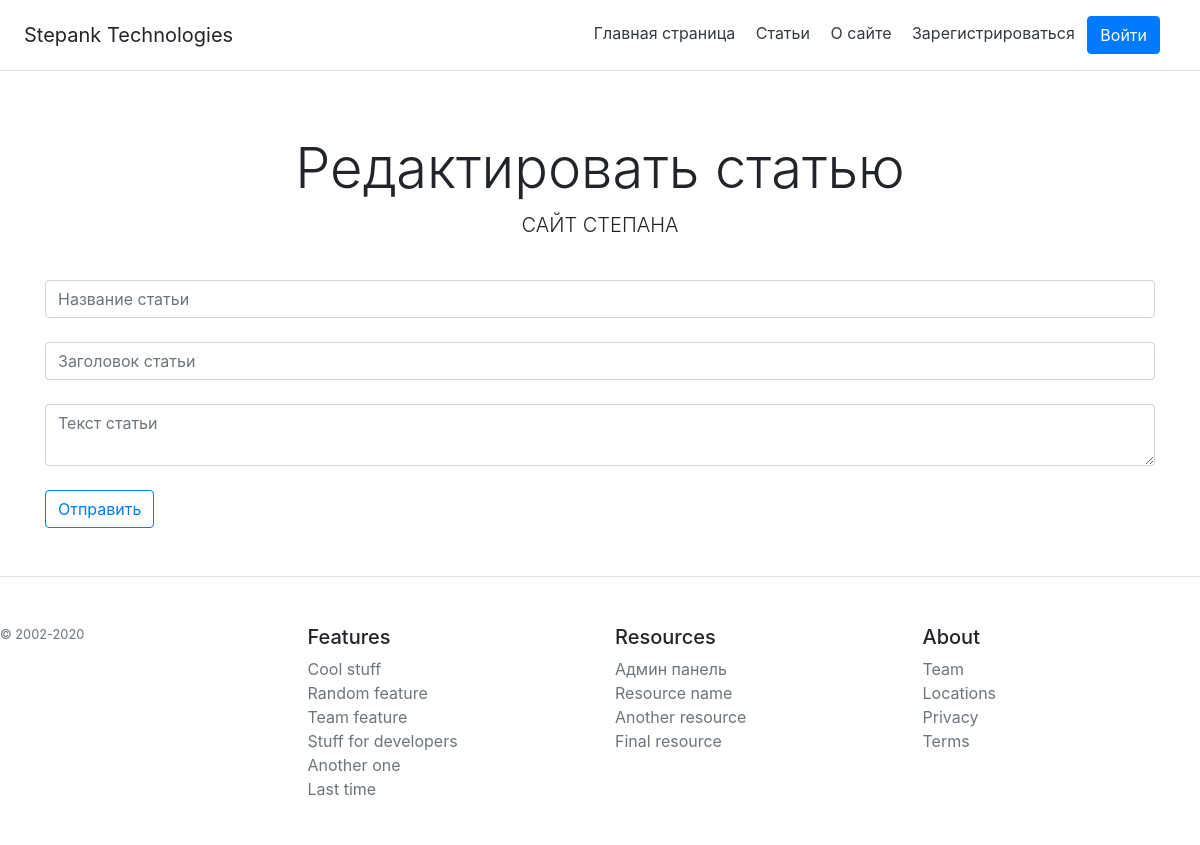
The page /admin/edit_article/6 on the database as committed earlier.
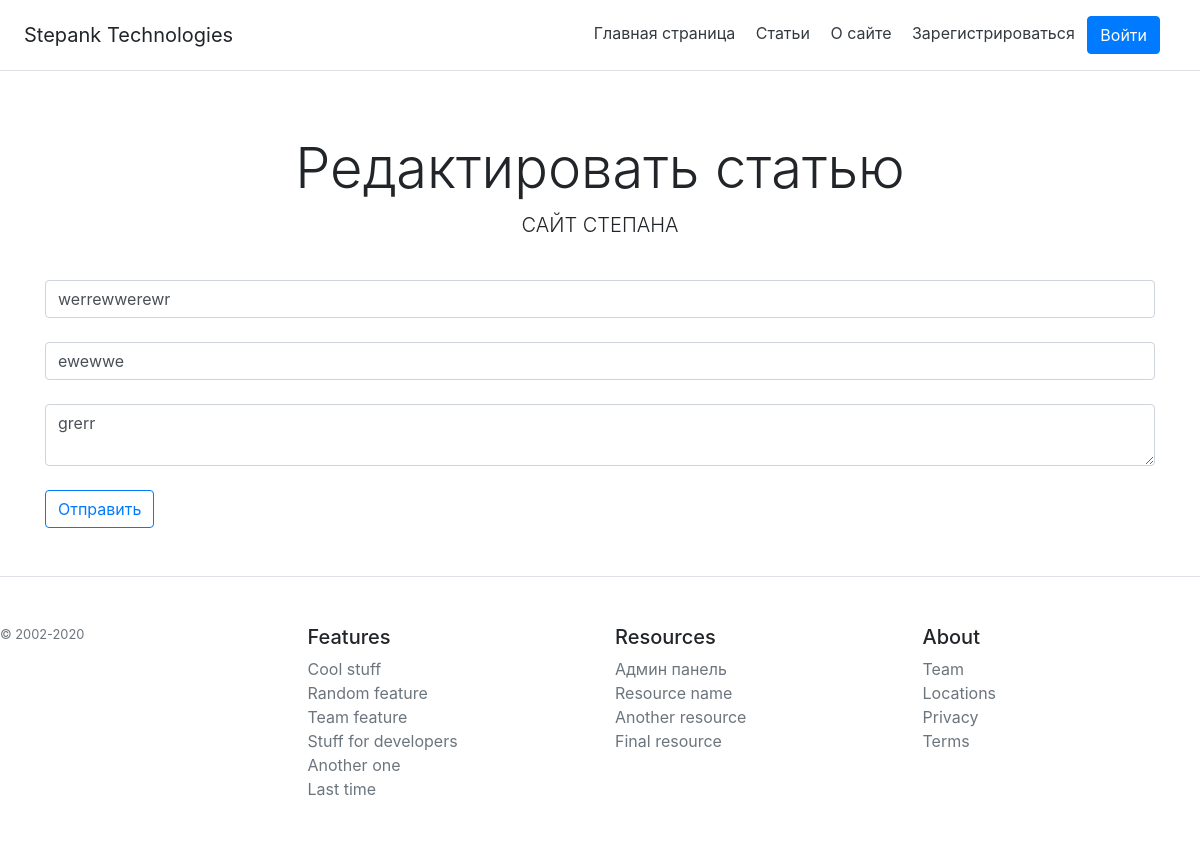
The same page on the database as committed later.
### webapp/models.py (models this page shows, shortened)
class Post(db.Model):
    post_id = db.Column(db.Integer, primary_key=True)
    title = db.Column(db.String(32), nullable=False)
    header = db.Column(db.String(150), nullable=False)
    text = db.Column(db.String(), nullable=False)
    post_creation_date = db.Column(db.DateTime)

### webapp/admin/admin_routes.py (the view)
@admin.route('/edit_article/<int:post_id>', methods=['POST', 'GET'])
def edit_article(post_id):
    post = Post.query.get(post_id)
    if request.method == 'POST':
        try:
            post.title = request.form['title']
            post.header = request.form['header']
            post.text = request.form['text']
            db.session.commit()
            return redirect(url_for('.edit_articles'))
        except:
            return 'Error'
    else:
        return render_template('/admin/edit-article.html', post=post)

### webapp/templates/admin/edit-article.html (shortened to what this page needs)
{% extends 'base.html' %}
{% block home %}
Редактировать статью
{% endblock %}
{% block body %}
<form method="post">
    <input type="text" name="title" id="title" class="form-control" placeholder="Название статьи" value="{{ post.title }}"><br>
    <input type="text" name="header" id="header" class="form-control" placeholder="Заголовок статьи" value="{{ post.header }}"><br>
    <textarea name="text" id="text" cols="" rows="" class="form-control" placeholder="Текст статьи">{{ post.text }}</textarea><br>
    <input type="submit" class="btn btn-outline-primary" value="Отправить">
</form>
{% endblock %}

Rows that differ between the two databases and show on the page:
added Post: title "werrewwerewr", header "ewewwe", text "grerr"
